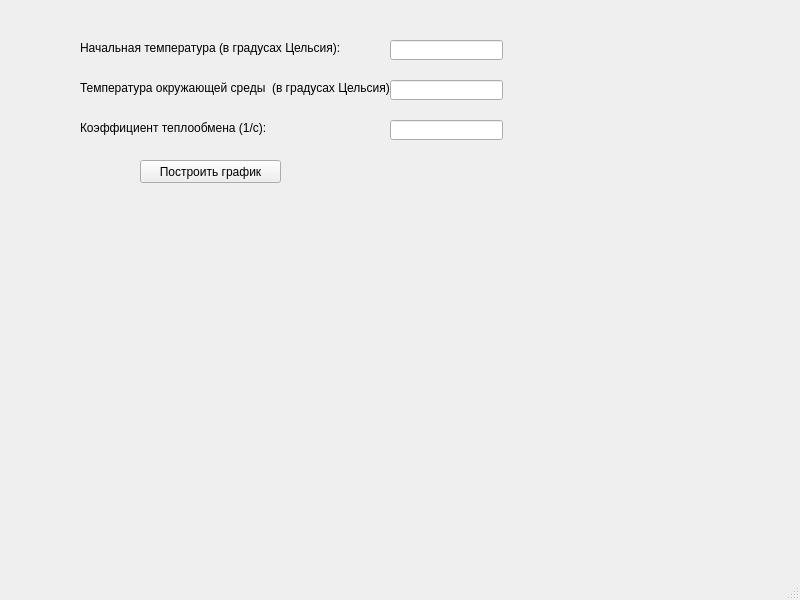
<?xml version="1.0" encoding="UTF-8"?>
<ui version="4.0">
 <class>MainWindow</class>
 <widget class="QMainWindow" name="MainWindow">
  <property name="geometry">
   <rect>
    <x>0</x>
    <y>0</y>
    <width>800</width>
    <height>600</height>
   </rect>
  </property>
  <property name="windowTitle">
   <string>MainWindow</string>
  </property>
  <widget class="QWidget" name="centralwidget">
   <widget class="QLabel" name="initial_temp_label">
    <property name="geometry">
     <rect>
      <x>80</x>
      <y>40</y>
      <width>341</width>
      <height>16</height>
     </rect>
    </property>
    <property name="text">
     <string>Начальная температура (в градусах Цельсия):</string>
    </property>
   </widget>
   <widget class="QLabel" name="env_temp_label">
    <property name="geometry">
     <rect>
      <x>80</x>
      <y>80</y>
      <width>321</width>
      <height>16</height>
     </rect>
    </property>
    <property name="text">
     <string>Температура окружающей среды  (в градусах Цельсия):</string>
    </property>
   </widget>
   <widget class="QLabel" name="heat_transfer_label">
    <property name="geometry">
     <rect>
      <x>80</x>
      <y>120</y>
      <width>261</width>
      <height>16</height>
     </rect>
    </property>
    <property name="text">
     <string>Коэффициент теплообмена (1/с):</string>
    </property>
   </widget>
   <widget class="QLineEdit" name="initial_temp_input">
    <property name="geometry">
     <rect>
      <x>390</x>
      <y>40</y>
      <width>113</width>
      <height>20</height>
     </rect>
    </property>
   </widget>
   <widget class="QLineEdit" name="env_temp_input">
    <property name="geometry">
     <rect>
      <x>390</x>
      <y>80</y>
      <width>113</width>
      <height>20</height>
     </rect>
    </property>
   </widget>
   <widget class="QLineEdit" name="heat_transfer_input">
    <property name="geometry">
     <rect>
      <x>390</x>
      <y>120</y>
      <width>113</width>
      <height>20</height>
     </rect>
    </property>
   </widget>
   <widget class="QPushButton" name="plot_button">
    <property name="geometry">
     <rect>
      <x>140</x>
      <y>160</y>
      <width>141</width>
      <height>23</height>
     </rect>
    </property>
    <property name="text">
     <string>Построить график</string>
    </property>
   </widget>
   <widget class="QWidget" name="graph_widget" native="true">
    <property name="geometry">
     <rect>
      <x>360</x>
      <y>189</y>
      <width>381</width>
      <height>311</height>
     </rect>
    </property>
   </widget>
  </widget>
  <widget class="QMenuBar" name="menubar">
   <property name="geometry">
    <rect>
     <x>0</x>
     <y>0</y>
     <width>800</width>
     <height>21</height>
    </rect>
   </property>
  </widget>
  <widget class="QStatusBar" name="statusbar"/>
 </widget>
 <resources/>
 <connections/>
</ui>
